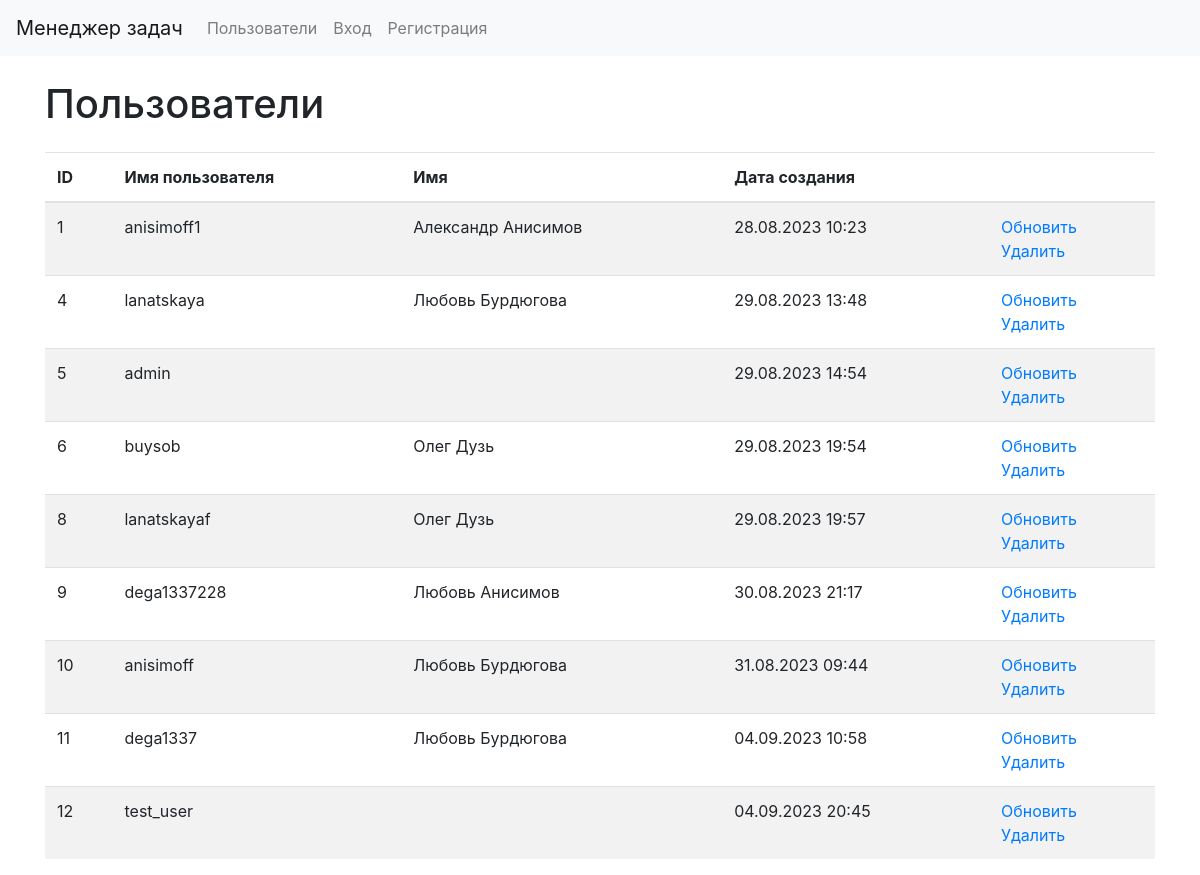
The app's page /users/, older data.
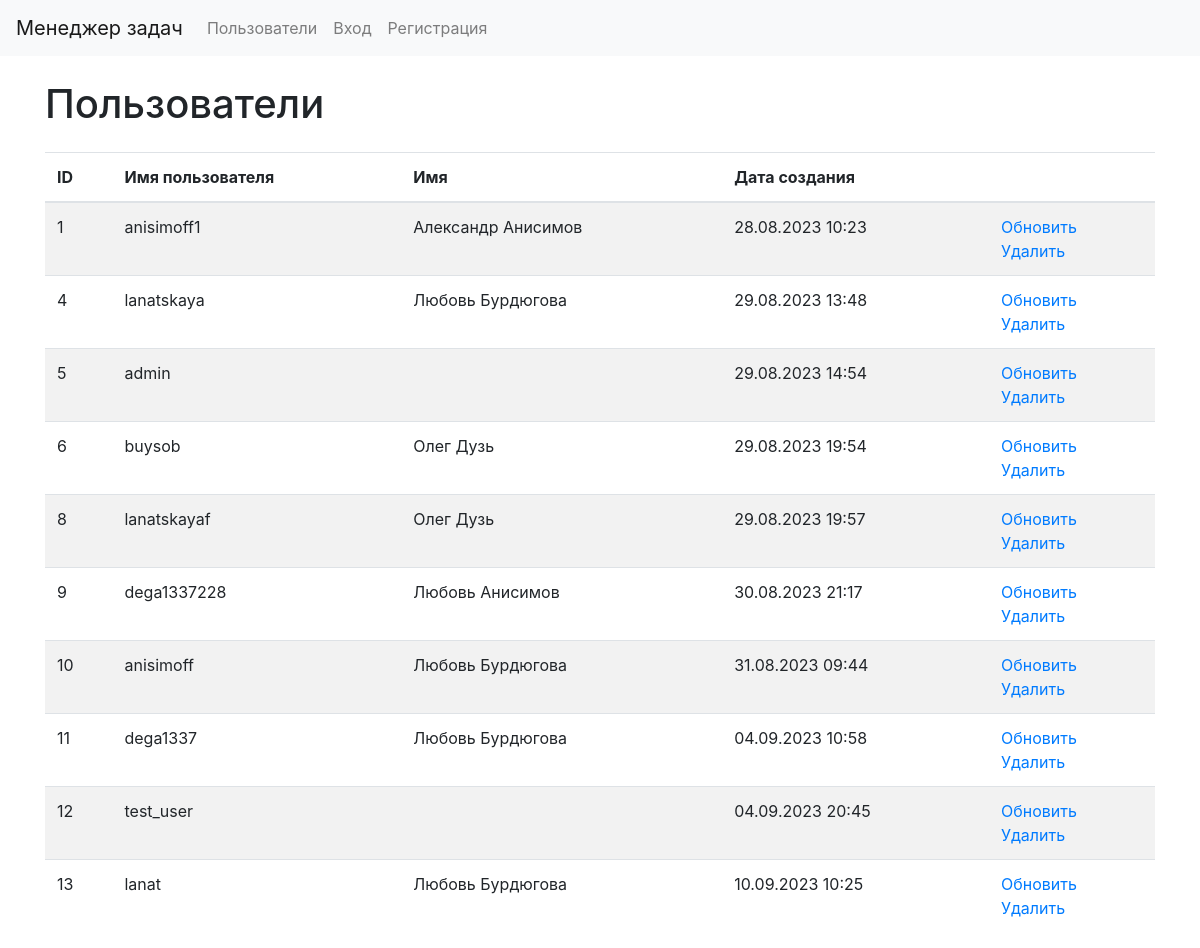
The same page, newer data.
### users/models.py (models this page shows, shortened)
class CustomUsers(AbstractUser):
    first_name = models.CharField(max_length=255, default="")
    last_name = models.CharField(max_length=255, default="")

### users/views.py (the view)
# urls.py: path('', UserList.as_view(), name="users_list"),
class UserList(DataMixin, ListView):
    model = CustomUsers
    template_name = "users/users_list.html"
    context_object_name = "users"
    def get_context_data(self, *, object_list=None, **kwargs):
        context = super().get_context_data(**kwargs)
        c_def = self.get_user_context(title=_("Users"))
        return context | c_def
    def get_queryset(self):
        return CustomUsers.objects.all()

### task_manager/utils.py (called while the page is built)
    def get_user_context(self, **kwargs):
        context = kwargs
        user_menu = menu.copy()
        if self.request.user.is_authenticated:
            user_menu.pop(4)
            user_menu.pop(4)
        if not self.request.user.is_authenticated:
            user_menu.pop(1)
            user_menu.pop(1)
            user_menu.pop(1)
            user_menu.pop(3)
        context['menu'] = user_menu
        return context

### task_manager/templates/users/users_list.html (shortened to what this page needs)
{% extends 'layout.html' %}
{% load bootstrap4 %}
{% block content %}
{% load i18n %}
<div class="container wrapper flex-grow-1">
    <h1 class="my-4">{% trans "Users" %}</h1>
    <table class="table table-striped">
        <thead>
            <tr>
                <th>ID</th>
                <th>{% trans "Username" %}</th>
                <th>{% trans "Full name" %}</th>
                <th>{% trans "Creation date" %}</th>
                <th></th>
            </tr>
        </thead>
        <tbody>
            {% for user in users %}
            <tr>
                <td> {{ user.id }} </td>
                <td> {{ user.username }} </td>
                <td> {{ user.first_name}} {{ user.last_name }} </td>
                <td> {{ user.date_joined|date:"d.m.Y H:i" }} </td>
                <td>
                    <a href="{% url "users_update" user.id %}">{% trans "Update" %}</a>
                    <br>
                    <a href="{% url "users_delete" user.id %}">{% trans "Delete" %}</a>
                </td>
            </tr>
            {% endfor %}
        </tbody>
    </table>
</div>
{% endblock %}

Row changes from the older to the newer data that the page shows:
added CustomUsers: id "13", username "lanat", first_name "Любовь", last_name "Бурдюгова", date_joined "10.09.2023 10:25"
